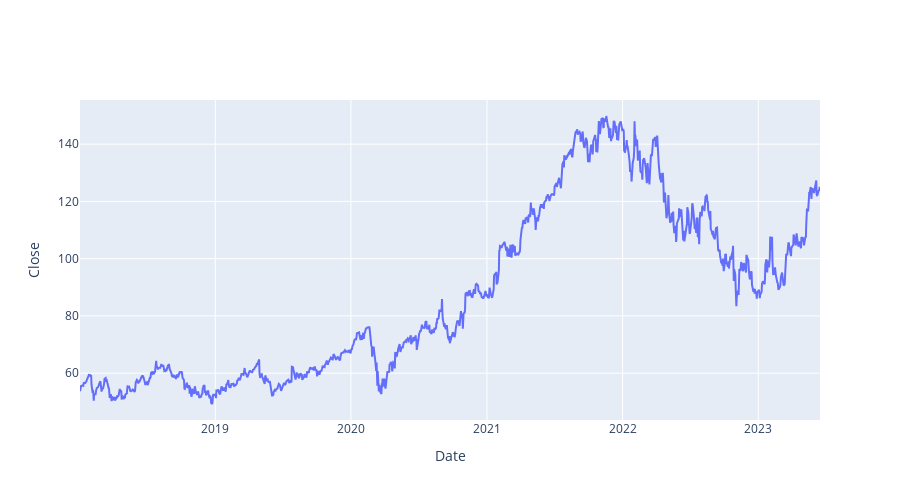

Notebook source saved alongside this figure:
### Code cell
import plotly.graph_objects as go

# Check the trend in Closing Values
fig = go.Figure()

fig.add_trace(go.Scatter(x = data.index , y = data['Close'] , mode = 'lines'))
fig.update_layout(height = 500 , width = 900,
                  xaxis_title='Date' , yaxis_title='Close')
fig.show()

### Figure 1 — Plotly figure (JSON) as saved in the notebook; plotly's stock layout.template omitted (floating-point values rounded to 4 significant figures; data arrays with more than 128 entries replaced by an {"elided": "..."} marker saying what was removed)
{"data": [{"mode": "lines", "type": "scatter", "x": {"elided": "1374 str values"}, "y": {"elided": "1374 float values"}}], "layout": {"height": 500, "width": 900, "xaxis": {"title": {"text": "Date"}}, "yaxis": {"title": {"text": "Close"}}}}
